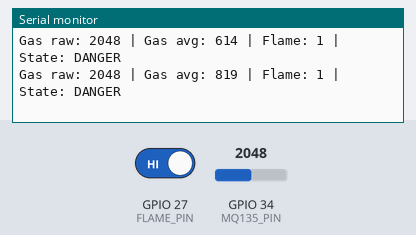
The sketch below on a simulated ESP32. On the bench: the last lines printed to the serial monitor. Inputs (shaded band) come from the test bench; at power-on: GPIO 34 (MQ135_PIN) = 2048, GPIO 27 (FLAME_PIN) HIGH.

Above: at 2.2 s.
2.3 s: GPIO 34 (MQ135_PIN) set to 111
At 2.41 s:
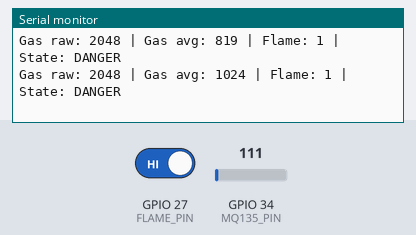
3.8 s: GPIO 34 (MQ135_PIN) set to 96
At 6.02 s:
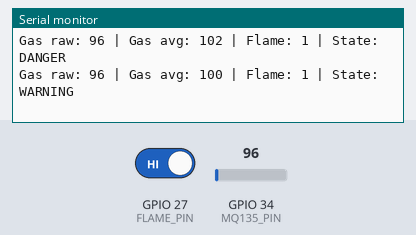
Timing chart, 0 to 7.5 s (numbered marks = the images above; inputs shaded):
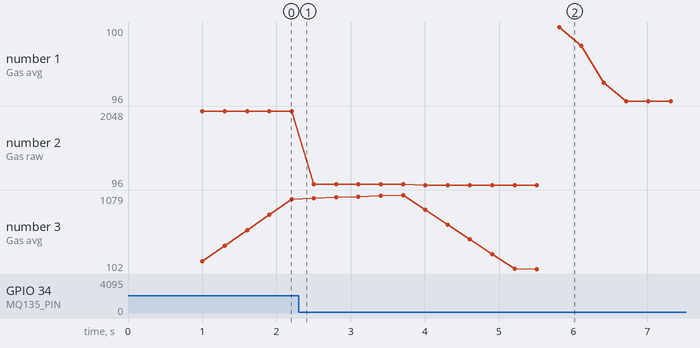

Measured:
- the behaviour switches between 101 and 100 on GPIO 34 (MQ135_PIN) (found by bisection; images 1 and 2)
- after the input at 3.8 s, the serial monitor: prints a new line after 0.21 s (image 2)
- plotted number 2: 2048 → 111 after the input at 2.3 s, 111 → 96 after the input at 3.8 s
- plotted number 3: 1024 → 1079 after the input at 2.3 s, 1079 → 102 after the input at 3.8 s

The sketch:

HazardBot_AMR_avg_3level_sensor_test.ino
```cpp
// Target: ESP32 #1 (AMR)
// MQ-135 + KY-026 + 3-level decision with moving average

#include <Arduino.h>

const int MQ135_PIN = 34;
const int FLAME_PIN = 27;

const int GAS_WARNING = 50;
const int GAS_DANGER = 100;

const int SAMPLE_COUNT = 10;
const int READ_DELAY_MS = 300;

int gasSamples[SAMPLE_COUNT];
int sampleIndex = 0;
long gasSum = 0;

void setup() {
  Serial.begin(115200);
  delay(1000);

  pinMode(FLAME_PIN, INPUT);

  for (int i = 0; i < SAMPLE_COUNT; i++) {
    gasSamples[i] = 0;
  }

  Serial.println("3-level decision with moving average start");
}

void loop() {
  int gasRaw = analogRead(MQ135_PIN);
  int flameValue = digitalRead(FLAME_PIN);

  gasSum -= gasSamples[sampleIndex];
  gasSamples[sampleIndex] = gasRaw;
  gasSum += gasRaw;

  sampleIndex = (sampleIndex + 1) % SAMPLE_COUNT;

  int gasAverage = gasSum / SAMPLE_COUNT;

  String state = "SAFE";

  if (flameValue == 0) {
    state = "DANGER";
  } else if (gasAverage > GAS_DANGER) {
    state = "DANGER";
  } else if (gasAverage > GAS_WARNING) {
    state = "WARNING";
  }

  Serial.print("Gas raw: ");
  Serial.print(gasRaw);
  Serial.print(" | Gas avg: ");
  Serial.print(gasAverage);
  Serial.print(" | Flame: ");
  Serial.print(flameValue);
  Serial.print(" | State: ");
  Serial.println(state);

  delay(READ_DELAY_MS);
}
```
